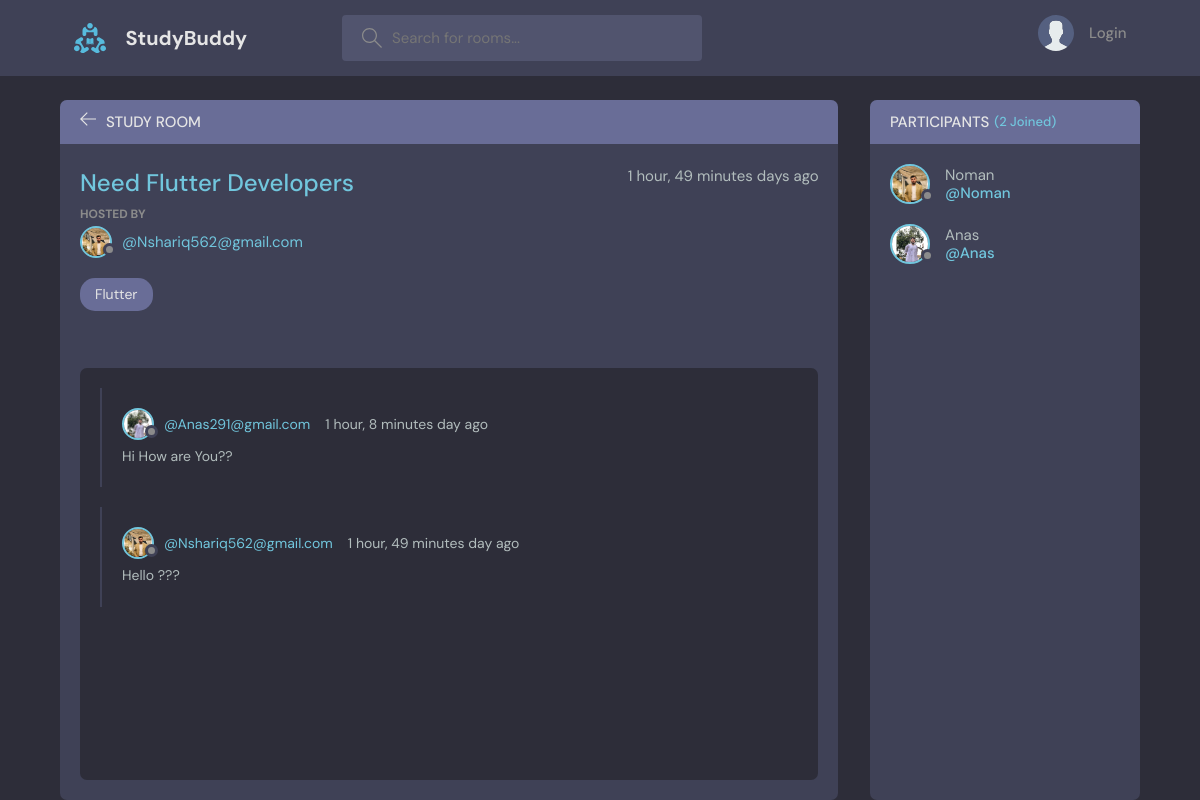
The page /room/1/ on the database its author committed.
### base/models.py (models this page shows, shortened)
class Room(models.Model):
    host = models.ForeignKey(User, on_delete= models.SET_NULL , null=True)
    topic = models.ForeignKey(Topic, on_delete= models.SET_NULL , null=True)
    name = models.CharField(max_length=200)
    description = models.TextField(null=True, blank=True)
    participants = models.ManyToManyField(User, related_name='participants')
    updated = models.DateTimeField(auto_now=True)
    created = models.DateTimeField(auto_now_add=True)
    class Meta:
        ordering = ['-updated','-created']

class User(AbstractUser):
    name = models.CharField(max_length=200, null = True)
    email = models.EmailField(null = True , unique = True)
    bio = models.TextField(null = True)
    avatar = models.ImageField(null=True , default='avatar.svg')
    USERNAME_FIELD = 'email'
    REQUIRED_FIELDS = []

class Topic(models.Model):
    name = models.CharField(max_length=200)
    def __str__(self):
        return self.name

class Message(models.Model):
    user = models.ForeignKey(User, on_delete= models.CASCADE)
    room = models.ForeignKey(Room, on_delete = models.CASCADE)
    body = models.TextField()
    updated = models.DateTimeField(auto_now=True)
    created = models.DateTimeField(auto_now_add=True)
    class Meta:
        ordering = ['-updated','-created']

### base/views.py (the view, shortened to what this page needs)
# urls.py: path('room/<str:pk>/' , views.room , name = 'room'),
def room(request,pk):
    room = Room.objects.get(id=pk)
    room_messages = room.message_set.all().order_by('-created')
    participants = room.participants.all()
    context = {'rooms':room, 'room_messages' : room_messages , 'participants' : participants}
    return render(request,'base/room.html',context)

### base/templates/base/room.html (shortened to what this page needs)
{% extends 'main.html' %} {% block content %}
<main class="profile-page layout layout--2">
  <div class="container">
    <div class="room">
      <div class="room__top">
        <div class="room__topLeft">
          <a href="{% url 'home' %}">
            <svg
              version="1.1"
              xmlns="http://www.w3.org/2000/svg"
              width="32"
              height="32"
              viewBox="0 0 32 32"
            >
              <title>arrow-left</title>
              <path
                d="M13.723 2.286l-13.723 13.714 13.719 13.714 1.616-1.611-10.96-10.96h27.625v-2.286h-27.625l10.965-10.965-1.616-1.607z"
              ></path>
            </svg>
          </a>
          <h3>Study Room</h3>
        </div>
      </div>
      <div class="room__box scroll">
        <div class="room__header scroll">
          <div class="room__info">
            <h3>{{rooms.name}}</h3>
            <span>{{ rooms.created | timesince }} days ago</span>
          </div>
          <div class="room__hosted">
            <p>Hosted By</p>
            <a href="#" class="room__author">
              <div class="avatar avatar--small">
                <img src="{{rooms.host.avatar.url}}" />
              </div>
              <span>@{{rooms.host}}</span>
            </a>
          </div>
          <span class="room__topics">{{rooms.topic}}</span>
        </div>
        <div class="room__conversation">
          <div class="threads scroll">
            {% for message in room_messages %}
            <div class="thread">
              <div class="thread__top">
                <div class="thread__author">
                  <a href="#" class="thread__authorInfo">
                    <div class="avatar avatar--small">
                      <img src="{{message.user.avatar.url}}" />
                    </div>
                    <span>@{{message.user}}</span>
                  </a>
                  <span class="thread__date"
                    >{{message.created|timesince}} day ago</span
                  >
                </div>
              </div>
              <div class="thread__details">{{message.body}}</div>
            </div>
            {% endfor %}
          </div>
        </div>
      </div>
    </div>
    <div class="participants">
      <h3 class="participants__top">
        Participants <span>({{participants.count}} Joined)</span>
      </h3>
      <div class="participants__list scroll">
        {% for user in participants %}
        <a href="{% url 'user-Profile' user.id %}" class="participant">
          <div class="avatar avatar--medium">
            <img src="{{user.avatar.url}}" />
          </div>
          <p>
            {{user.username}}
            <span>@{{user.username}}</span>
          </p>
        </a>
        {% endfor %}
      </div>
    </div>
  </div>
</main>
{% endblock content %}

### rows shown on the page
Room: name "Need Flutter Developers", created "1 hour, 49 minutes", host.avatar (picture), host "Nshariq562@gmail.com", topic "Flutter"
Message: user.avatar (picture), user "Anas291@gmail.com", created "1 hour, 8 minutes", body "Hi How are You??"
Message: user.avatar (picture), user "Nshariq562@gmail.com", created "1 hour, 49 minutes", body "Hello ???"
User: avatar (picture), username "Noman"
User: avatar (picture), username "Anas"

### other values the page prints
{{ participants.count }} "2"
